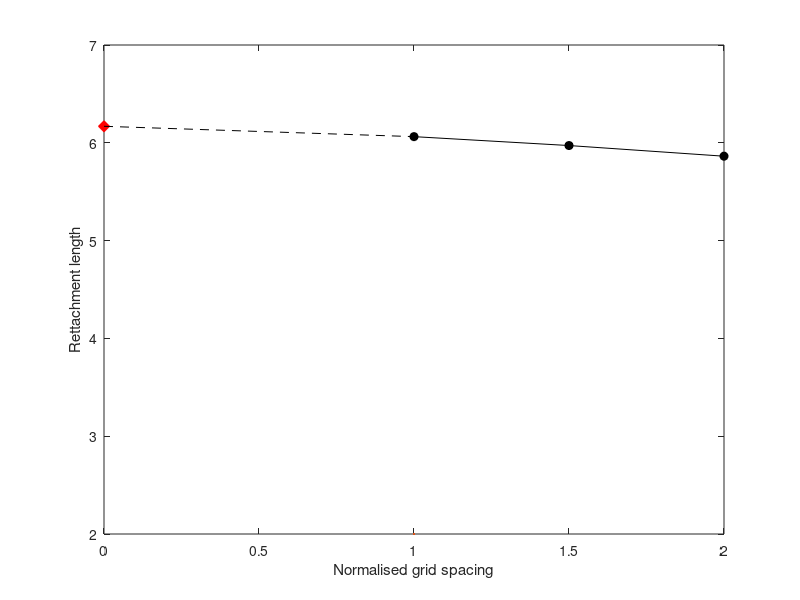

Here is the MATLAB script that generated this plot:
clear all;
close all;
clc;

%% simulation results
% domain size [m^2]
A = 76;

% number of cells
N = [inf, 18000, 8000, 4500];

% reattachment length
L = [0, 6.063, 5.972, 5.863];

% order of convergence
p = 1.53;

%% grid convergence computations
% representative grid spacing
h = sqrt(A./N);

% refinement ratios
r32 = h(4)/h(3);
r21 = h(3)/h(2);

% Richardson extrapolation
L(1) = (r21^p*L(2)-L(3))/(r21^p-1);

% relative change
eps21 = abs((L(3)-L(2))/L(2));
eps32 = abs((L(4)-L(3))/L(3));

% grid convergence indices
GCI21 = 1.25*eps21/(r21^p-1);
GCI32 = 1.25*eps32/(r32^p-1);

AR = r21^p*GCI21/GCI32;

%% visualisation
plot(h(2:end)/h(2),L(2:end),'-ko','MarkerFaceColor','black',LineWidth=2)
hold on
plot(h(1)/h(2),L(1),'rd','MarkerFaceColor','red','MarkerSize',8)
plot(h(1:2)/h(2),L(1:2),'--k',LineWidth=2)

xlabel('Normalised grid spacing')
ylabel('Rettachment length')